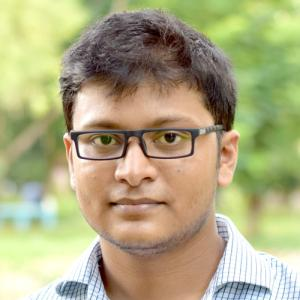
//> input picture minhaz.jpg, 300 x 300 px
$ ./Face-Feature-Detection   (built with g++ and OpenCV 4)
//> lines starting //> are read from the running program, lines starting //| are printed output that depends on the picture
#include <opencv2/opencv.hpp>
#include <iostream>
#include <ctime>

using namespace std;
using namespace cv;

int main()
{
#if defined(__linux__)
    String face_cascade_name = "/usr/share/opencv/haarcascades/haarcascade_frontalface_alt.xml";
    String eyes_cascade_name = "/usr/share/opencv/haarcascades/haarcascade_eye_tree_eyeglasses.xml";
    String mouth_cascade_name = "/usr/share/opencv/haarcascades/haarcascade_mcs_mouth.xml";
    String nose_cascade_name = "/usr/share/opencv/haarcascades/haarcascade_mcs_nose.xml";
#elif defined(__APPLE__)
    String face_cascade_name = "/usr/local/Cellar/opencv/2.4.12/share/OpenCV/haarcascades/haarcascade_frontalface_alt.xml";
    String eyes_cascade_name = "/usr/local/Cellar/opencv/2.4.12/share/OpenCV/haarcascades/haarcascade_eye_tree_eyeglasses.xml";
    String mouth_cascade_name = "/usr/local/Cellar/opencv/2.4.12/share/OpenCV/haarcascades/haarcascade_mcs_mouth.xml";
    String nose_cascade_name = "/usr/local/Cellar/opencv/2.4.12/share/OpenCV/haarcascades/haarcascade_mcs_nose.xml";
#else
    String face_cascade_name = "C:\\haarcascades\\haarcascade_frontalface_alt.xml";
    String eyes_cascade_name = "C:\\haarcascades\\haarcascade_eye_tree_eyeglasses.xml";
    String mouth_cascade_name = "C:\\haarcascades\\haarcascade_mcs_mouth.xml";
    String nose_cascade_name = "C:\\haarcascades\\haarcascade_mcs_nose.xml";
#endif

    CascadeClassifier face_cascade;
    CascadeClassifier eyes_cascade;
    CascadeClassifier mouth_cascade;
    CascadeClassifier nose_cascade;

    face_cascade.load(face_cascade_name);
    eyes_cascade.load(eyes_cascade_name);
    mouth_cascade.load(mouth_cascade_name);
    nose_cascade.load(nose_cascade_name);

#if defined(__linux__) || defined(__APPLE__)
    Mat frame = imread("minhaz.jpg");
//> frame is the input picture: 300 rows x 300 cols, CV_8UC3; mean B, G, R 128.8, 169, 173.9
#else
    Mat frame = imread("C:\\minhaz.jpg");
#endif

    Mat frame_gray;
    vector<Rect> faces;

    cvtColor(frame, frame_gray, CV_BGR2GRAY);
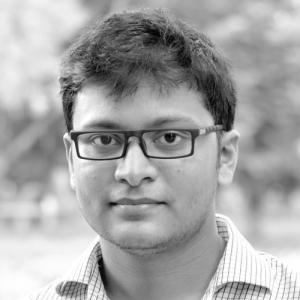
//> frame_gray: 300 rows x 300 cols, CV_8UC1; min 3, max 255, mean 165.9
    equalizeHist(frame_gray, frame_gray);
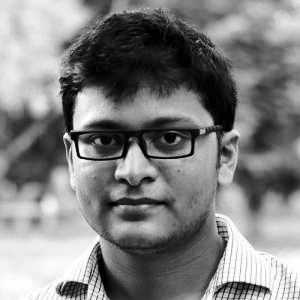
//> frame_gray: 300 rows x 300 cols, CV_8UC1; min 0, max 255, mean 128.2

    clock_t time_begin = clock();
    face_cascade.detectMultiScale(frame_gray, faces, 1.1, 2, CV_HAAR_SCALE_IMAGE, Size(30, 30));
//> faces = 1 Rect (x, y, width, height): [51, 77, 173, 173]
    clock_t time_end = clock();
    double time_face = double(time_end - time_begin) / CLOCKS_PER_SEC;

    cout << "Detected " << faces.size() << " faces in " << time_face << " seconds" << endl;

    for(size_t f = 0; f < faces.size(); f++)
    {
        rectangle(frame, faces[f], Scalar(255,0,255), 2, CV_AA);

        Mat faceROI = frame_gray(faces[f]);

        // START DETECT EYES
        vector<Rect> eyes;
        clock_t time_eye_begin = clock();
        eyes_cascade.detectMultiScale(faceROI, eyes, 1.1, 2, CV_HAAR_SCALE_IMAGE, Size(30, 30));
        clock_t time_eye_end = clock();
        double time_eye = double(time_eye_end - time_eye_begin) / CLOCKS_PER_SEC;
        cout << "Face " << f+1 << " Eye detection took " << time_eye<< " seconds" << endl;

        for(size_t e = 0; e < eyes.size(); e++)
        {
            Rect eye;
            eye.x = faces[f].x + eyes[e].x;
            eye.y = faces[f].y + eyes[e].y;
            eye.width = eyes[e].width;
            eye.height = eyes[e].height;
            rectangle(frame, eye, Scalar(0,255,255), 2, CV_AA);
        }
        // END DETECT EYES


        // START DETECT MOUTH
        vector<Rect> mouths;
        clock_t time_mouth_begin = clock();
//> (the run ends here: the program stops with an error, at `mouth_cascade.detectMultiScale(faceROI, mouths, 1.1, 1, CV_HAAR_SCALE_..`)
